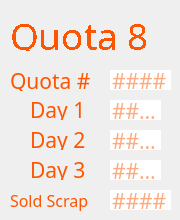
     <widget class="QWidget" name="page_8">
      <widget class="QLabel" name="label_49">
       <property name="geometry">
        <rect>
         <x>30</x>
         <y>100</y>
         <width>61</width>
         <height>20</height>
        </rect>
       </property>
       <property name="font">
        <font>
         <family>IBM 3270</family>
         <pointsize>16</pointsize>
        </font>
       </property>
       <property name="styleSheet">
        <string notr="true">color: rgb(253, 85, 0);
border: none;</string>
       </property>
       <property name="text">
        <string>Day 1</string>
       </property>
      </widget>
      <widget class="QLabel" name="label_50">
       <property name="geometry">
        <rect>
         <x>30</x>
         <y>130</y>
         <width>61</width>
         <height>20</height>
        </rect>
       </property>
       <property name="font">
        <font>
         <family>IBM 3270</family>
         <pointsize>16</pointsize>
        </font>
       </property>
       <property name="styleSheet">
        <string notr="true">color: rgb(253, 85, 0);
border: none;</string>
       </property>
       <property name="text">
        <string>Day 2</string>
       </property>
      </widget>
      <widget class="QLabel" name="label_51">
       <property name="geometry">
        <rect>
         <x>30</x>
         <y>160</y>
         <width>61</width>
         <height>20</height>
        </rect>
       </property>
       <property name="font">
        <font>
         <family>IBM 3270</family>
         <pointsize>16</pointsize>
        </font>
       </property>
       <property name="styleSheet">
        <string notr="true">color: rgb(253, 85, 0);
border: none;</string>
       </property>
       <property name="text">
        <string>Day 3</string>
       </property>
      </widget>
      <widget class="QLineEdit" name="q8d2">
       <property name="geometry">
        <rect>
         <x>110</x>
         <y>130</y>
         <width>51</width>
         <height>20</height>
        </rect>
       </property>
       <property name="font">
        <font>
         <family>IBM 3270</family>
         <pointsize>16</pointsize>
        </font>
       </property>
       <property name="styleSheet">
        <string notr="true">color: rgb(253, 85, 0);
border: none;</string>
       </property>
       <property name="maxLength">
        <number>4</number>
       </property>
       <property name="placeholderText">
        <string>####</string>
       </property>
      </widget>
      <widget class="QLineEdit" name="q8d3">
       <property name="geometry">
        <rect>
         <x>110</x>
         <y>160</y>
         <width>51</width>
         <height>20</height>
        </rect>
       </property>
       <property name="font">
        <font>
         <family>IBM 3270</family>
         <pointsize>16</pointsize>
        </font>
       </property>
       <property name="styleSheet">
        <string notr="true">color: rgb(253, 85, 0);
border: none;</string>
       </property>
       <property name="maxLength">
        <number>4</number>
       </property>
       <property name="placeholderText">
        <string>####</string>
       </property>
      </widget>
      <widget class="QLineEdit" name="q8d1">
       <property name="geometry">
        <rect>
         <x>110</x>
         <y>100</y>
         <width>51</width>
         <height>20</height>
        </rect>
       </property>
       <property name="font">
        <font>
         <family>IBM 3270</family>
         <pointsize>16</pointsize>
         <weight>50</weight>
         <bold>false</bold>
        </font>
       </property>
       <property name="styleSheet">
        <string notr="true">color: rgb(253, 85, 0);
border: none;</string>
       </property>
       <property name="inputMethodHints">
        <set>Qt::ImhNone</set>
       </property>
       <property name="text">
        <string/>
       </property>
       <property name="maxLength">
        <number>4</number>
       </property>
       <property name="readOnly">
        <bool>false</bool>
       </property>
       <property name="placeholderText">
        <string>####</string>
       </property>
      </widget>
      <widget class="QLabel" name="label_52">
       <property name="geometry">
        <rect>
         <x>10</x>
         <y>70</y>
         <width>81</width>
         <height>21</height>
        </rect>
       </property>
       <property name="font">
        <font>
         <family>IBM 3270</family>
         <pointsize>16</pointsize>
        </font>
       </property>
       <property name="styleSheet">
        <string notr="true">color: rgb(253, 85, 0);</string>
       </property>
       <property name="text">
        <string>Quota #</string>
       </property>
      </widget>
      <widget class="QLabel" name="label_53">
       <property name="geometry">
        <rect>
         <x>10</x>
         <y>10</y>
         <width>151</width>
         <height>41</height>
        </rect>
       </property>
       <property name="sizePolicy">
        <sizepolicy hsizetype="Fixed" vsizetype="Fixed">
         <horstretch>0</horstretch>
         <verstretch>0</verstretch>
        </sizepolicy>
       </property>
       <property name="font">
        <font>
         <family>IBM 3270</family>
         <pointsize>24</pointsize>
         <weight>50</weight>
         <italic>false</italic>
         <bold>false</bold>
         <stylestrategy>NoAntialias</stylestrategy>
        </font>
       </property>
       <property name="styleSheet">
        <string notr="true">font: 24pt &quot;IBM 3270&quot;;
color: rgb(253, 85, 0);</string>
       </property>
       <property name="text">
        <string>&lt;html&gt;&lt;head/&gt;&lt;body&gt;&lt;p&gt;&lt;span style=&quot; font-size:28pt;&quot;&gt;Quota 8&lt;/span&gt;&lt;/p&gt;&lt;/body&gt;&lt;/html&gt;</string>
       </property>
      </widget>
      <widget class="QLineEdit" name="q8">
       <property name="geometry">
        <rect>
         <x>110</x>
         <y>70</y>
         <width>61</width>
         <height>20</height>
        </rect>
       </property>
       <property name="font">
        <font>
         <family>IBM 3270</family>
         <pointsize>16</pointsize>
        </font>
       </property>
       <property name="styleSheet">
        <string notr="true">color: rgb(253, 85, 0);
border: none;</string>
       </property>
       <property name="text">
        <string/>
       </property>
       <property name="maxLength">
        <number>5</number>
       </property>
       <property name="readOnly">
        <bool>false</bool>
       </property>
       <property name="placeholderText">
        <string>####</string>
       </property>
      </widget>
      <widget class="QLabel" name="label_54">
       <property name="geometry">
        <rect>
         <x>10</x>
         <y>190</y>
         <width>91</width>
         <height>21</height>
        </rect>
       </property>
       <property name="font">
        <font>
         <family>IBM 3270</family>
         <pointsize>12</pointsize>
        </font>
       </property>
       <property name="styleSheet">
        <string notr="true">color: rgb(253, 85, 0);
border: none;</string>
       </property>
       <property name="text">
        <string>Sold Scrap</string>
       </property>
      </widget>
      <widget class="QLineEdit" name="q8sold">
       <property name="geometry">
        <rect>
         <x>110</x>
         <y>190</y>
         <width>61</width>
         <height>20</height>
        </rect>
       </property>
       <property name="font">
        <font>
         <family>IBM 3270</family>
         <pointsize>16</pointsize>
        </font>
       </property>
       <property name="styleSheet">
        <string notr="true">color: rgb(253, 85, 0);
border: none;</string>
       </property>
       <property name="maxLength">
        <number>5</number>
       </property>
       <property name="placeholderText">
        <string>####</string>
       </property>
      </widget>
     </widget>
